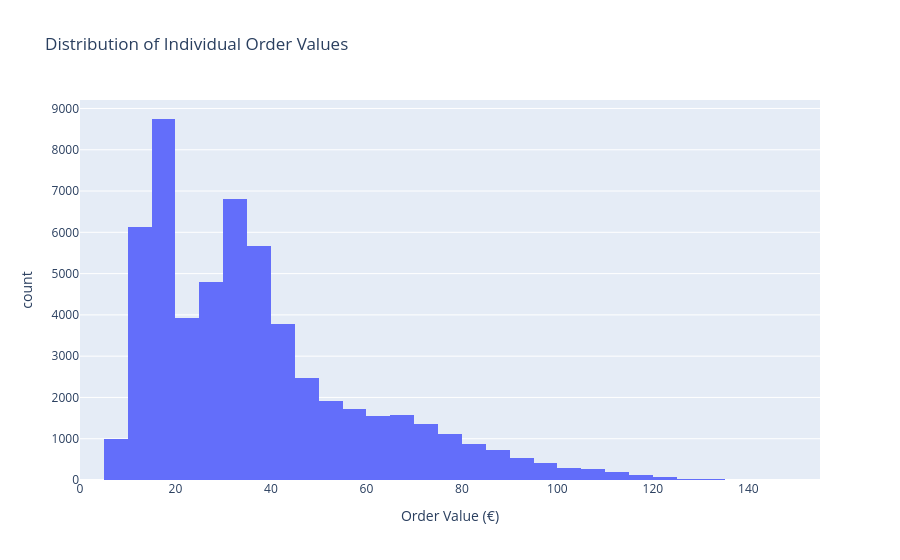

Write notebook code for a chart like this one.
### Code cell
fig = px.histogram(
    orders_df,
    x="order_total",
    nbins=50,
    title="Distribution of Individual Order Values",
    labels={"order_total": "Order Value (€)"}
)

fig.show()

### Figure 1 — Plotly figure (JSON) as saved in the notebook; plotly's stock layout.template omitted (floating-point values rounded to 4 significant figures; data arrays with more than 128 entries replaced by an {"elided": "..."} marker saying what was removed)
{"data": [{"bingroup": "x", "hovertemplate": "Order Value (€)=%{x}<br>count=%{y}<extra></extra>", "legendgroup": "", "marker": {"color": "#636efa", "pattern": {"shape": ""}}, "name": "", "nbinsx": 50, "orientation": "v", "showlegend": false, "type": "histogram", "x": {"elided": "56088 float values"}, "xaxis": "x", "yaxis": "y"}], "layout": {"barmode": "relative", "legend": {"tracegroupgap": 0}, "title": {"text": "Distribution of Individual Order Values"}, "xaxis": {"anchor": "y", "domain": [0, 1], "title": {"text": "Order Value (€)"}}, "yaxis": {"anchor": "x", "domain": [0, 1], "title": {"text": "count"}}}}
